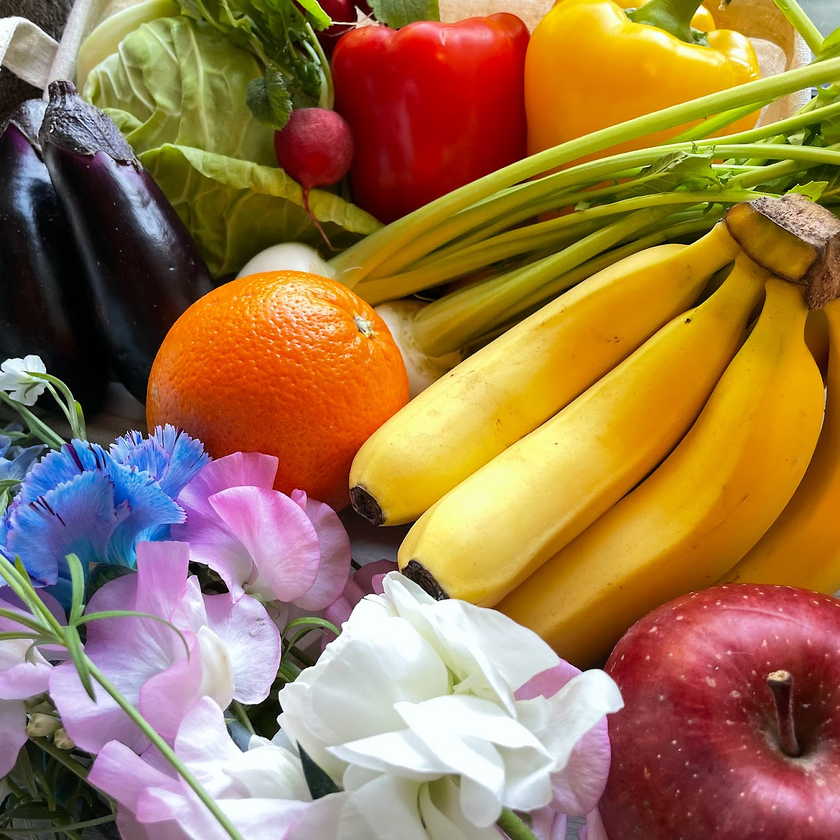
#> input picture ch4/4.2/veggie.png, 840 x 840 px, shrunk from 1270 x 1270 before the run
$ python grayscale.py
#> lines starting #> are read from the running program, lines starting #| are printed output that depends on the picture
import cv2

# test.png を読み込む
img_bgr = cv2.imread('veggie.png')
#> img_bgr is the input picture: shape (840, 840, 3); mean B, G, R 76.8, 119.7, 156.5

# グレースケールの画像に変換する
img_gray = cv2.cvtColor(img_bgr, cv2.COLOR_BGR2GRAY)
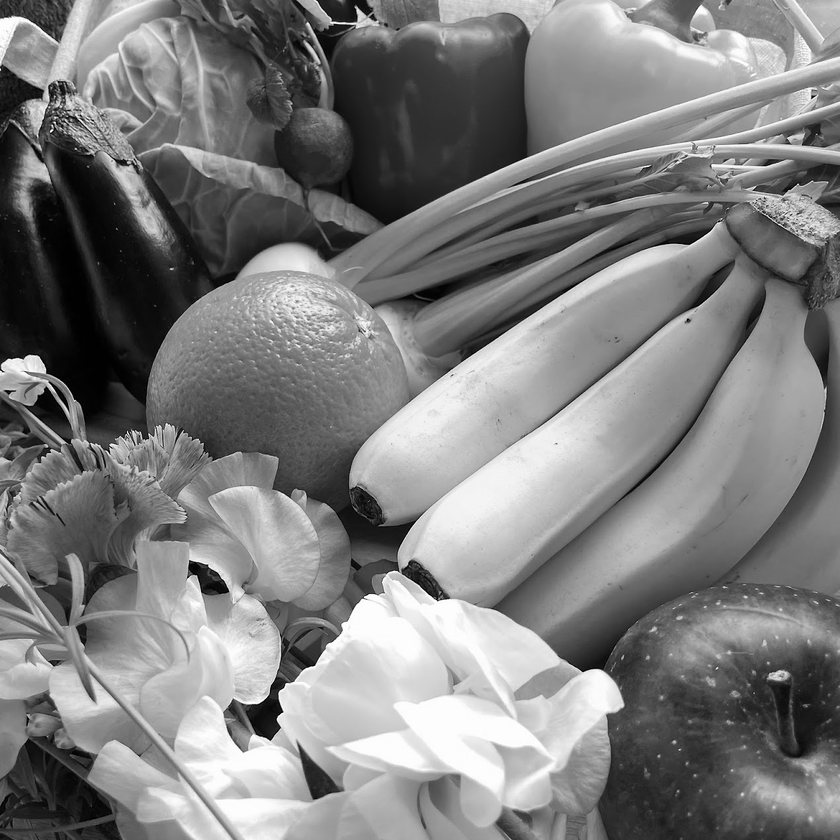
#> img_gray: shape (840, 840); min 0, max 255, mean 125.8

# 画像の表示
cv2.imshow('BGR', img_bgr)
cv2.imshow('GRAY', img_gray)
cv2.waitKey(0)
